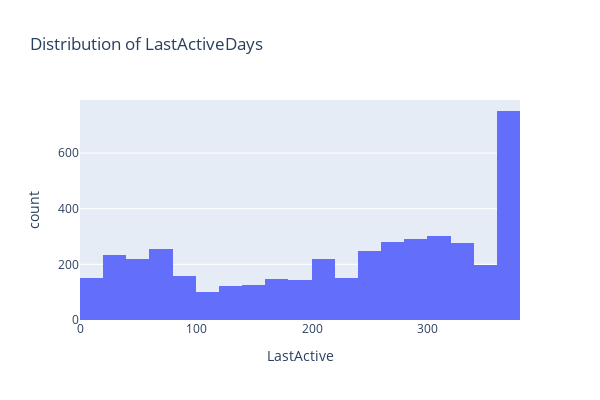

The notebook cell saved with this chart:
### Code cell
import plotly.express as px


# Create a histogram using Plotly Express
fig = px.histogram(ruser, x='LastActive', nbins=20, title='Distribution of LastActiveDays',
                   labels={'LastActiveDays': 'Number of Days Since Last Activity', 'count': 'Count'})
fig.update_layout(height=400, width=600)
fig.show()

### Figure 1 — Plotly figure (JSON) as saved in the notebook; plotly's stock layout.template omitted (floating-point values rounded to 4 significant figures; data arrays with more than 128 entries replaced by an {"elided": "..."} marker saying what was removed)
{"data": [{"alignmentgroup": "True", "bingroup": "x", "hovertemplate": "LastActive=%{x}<br>count=%{y}<extra></extra>", "legendgroup": "", "marker": {"color": "#636efa", "pattern": {"shape": ""}}, "name": "", "nbinsx": 20, "offsetgroup": "", "orientation": "v", "showlegend": false, "type": "histogram", "x": {"elided": "4372 int values"}, "xaxis": "x", "yaxis": "y"}], "layout": {"barmode": "relative", "height": 400, "legend": {"tracegroupgap": 0}, "title": {"text": "Distribution of LastActiveDays"}, "width": 600, "xaxis": {"anchor": "y", "autorange": true, "domain": [0, 1], "range": [-0.5, 379.5], "title": {"text": "LastActive"}, "type": "linear"}, "yaxis": {"anchor": "x", "autorange": true, "domain": [0, 1], "range": [0, 790.5], "title": {"text": "count"}}}}
